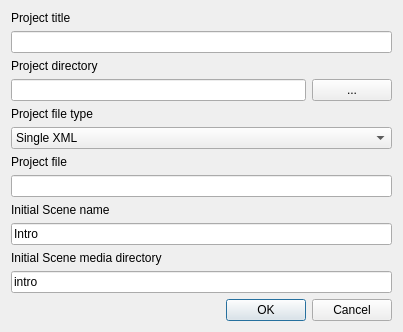
<?xml version="1.0" encoding="UTF-8"?>
<ui version="4.0">
 <class>GGCreateProjectDialog</class>
 <widget class="QDialog" name="GGCreateProjectDialog">
  <property name="geometry">
   <rect>
    <x>0</x>
    <y>0</y>
    <width>403</width>
    <height>322</height>
   </rect>
  </property>
  <property name="windowTitle">
   <string>Create new project</string>
  </property>
  <layout class="QVBoxLayout" name="verticalLayout">
   <item>
    <widget class="QLabel" name="label">
     <property name="text">
      <string>Project title</string>
     </property>
    </widget>
   </item>
   <item>
    <widget class="QLineEdit" name="txtTitle"/>
   </item>
   <item>
    <widget class="QLabel" name="label_2">
     <property name="text">
      <string>Project directory</string>
     </property>
    </widget>
   </item>
   <item>
    <layout class="QHBoxLayout" name="horizontalLayout" stretch="1,0">
     <item>
      <widget class="QLineEdit" name="txtPath"/>
     </item>
     <item>
      <widget class="QPushButton" name="btnBrowse">
       <property name="sizePolicy">
        <sizepolicy hsizetype="Fixed" vsizetype="Fixed">
         <horstretch>0</horstretch>
         <verstretch>0</verstretch>
        </sizepolicy>
       </property>
       <property name="text">
        <string notr="true">...</string>
       </property>
      </widget>
     </item>
    </layout>
   </item>
   <item>
    <widget class="QLabel" name="label_5">
     <property name="text">
      <string>Project file type</string>
     </property>
    </widget>
   </item>
   <item>
    <widget class="QComboBox" name="cmbFileType">
     <item>
      <property name="text">
       <string>Single XML</string>
      </property>
     </item>
     <item>
      <property name="text">
       <string>Binary</string>
      </property>
     </item>
    </widget>
   </item>
   <item>
    <widget class="QLabel" name="label_6">
     <property name="text">
      <string>Project file</string>
     </property>
    </widget>
   </item>
   <item>
    <widget class="QLineEdit" name="txtProjectFile">
     <property name="readOnly">
      <bool>true</bool>
     </property>
    </widget>
   </item>
   <item>
    <widget class="QLabel" name="label_3">
     <property name="text">
      <string>Initial Scene name</string>
     </property>
    </widget>
   </item>
   <item>
    <widget class="QLineEdit" name="txtDefaultSceneName">
     <property name="text">
      <string>Intro</string>
     </property>
    </widget>
   </item>
   <item>
    <widget class="QLabel" name="label_4">
     <property name="text">
      <string>Initial Scene media directory</string>
     </property>
    </widget>
   </item>
   <item>
    <widget class="QLineEdit" name="txtDefaultSceneDir">
     <property name="text">
      <string>intro</string>
     </property>
    </widget>
   </item>
   <item>
    <spacer name="verticalSpacer">
     <property name="orientation">
      <enum>Qt::Vertical</enum>
     </property>
     <property name="sizeHint" stdset="0">
      <size>
       <width>20</width>
       <height>43</height>
      </size>
     </property>
    </spacer>
   </item>
   <item>
    <widget class="QDialogButtonBox" name="buttonBox">
     <property name="orientation">
      <enum>Qt::Horizontal</enum>
     </property>
     <property name="standardButtons">
      <set>QDialogButtonBox::Cancel|QDialogButtonBox::Ok</set>
     </property>
    </widget>
   </item>
  </layout>
 </widget>
 <tabstops>
  <tabstop>txtTitle</tabstop>
  <tabstop>txtPath</tabstop>
  <tabstop>btnBrowse</tabstop>
  <tabstop>cmbFileType</tabstop>
  <tabstop>txtProjectFile</tabstop>
  <tabstop>txtDefaultSceneName</tabstop>
  <tabstop>txtDefaultSceneDir</tabstop>
 </tabstops>
 <resources/>
 <connections>
  <connection>
   <sender>buttonBox</sender>
   <signal>accepted()</signal>
   <receiver>GGCreateProjectDialog</receiver>
   <slot>accept()</slot>
   <hints>
    <hint type="sourcelabel">
     <x>284</x>
     <y>312</y>
    </hint>
    <hint type="destinationlabel">
     <x>157</x>
     <y>231</y>
    </hint>
   </hints>
  </connection>
  <connection>
   <sender>buttonBox</sender>
   <signal>rejected()</signal>
   <receiver>GGCreateProjectDialog</receiver>
   <slot>reject()</slot>
   <hints>
    <hint type="sourcelabel">
     <x>352</x>
     <y>312</y>
    </hint>
    <hint type="destinationlabel">
     <x>286</x>
     <y>231</y>
    </hint>
   </hints>
  </connection>
  <connection>
   <sender>txtPath</sender>
   <signal>textEdited(QString)</signal>
   <receiver>GGCreateProjectDialog</receiver>
   <slot>checkOk()</slot>
   <hints>
    <hint type="sourcelabel">
     <x>254</x>
     <y>81</y>
    </hint>
    <hint type="destinationlabel">
     <x>367</x>
     <y>117</y>
    </hint>
   </hints>
  </connection>
  <connection>
   <sender>txtTitle</sender>
   <signal>textEdited(QString)</signal>
   <receiver>GGCreateProjectDialog</receiver>
   <slot>checkOk()</slot>
   <hints>
    <hint type="sourcelabel">
     <x>216</x>
     <y>33</y>
    </hint>
    <hint type="destinationlabel">
     <x>352</x>
     <y>52</y>
    </hint>
   </hints>
  </connection>
  <connection>
   <sender>txtDefaultSceneName</sender>
   <signal>textEdited(QString)</signal>
   <receiver>GGCreateProjectDialog</receiver>
   <slot>checkOk()</slot>
   <hints>
    <hint type="sourcelabel">
     <x>83</x>
     <y>232</y>
    </hint>
    <hint type="destinationlabel">
     <x>215</x>
     <y>146</y>
    </hint>
   </hints>
  </connection>
  <connection>
   <sender>txtDefaultSceneDir</sender>
   <signal>textEdited(QString)</signal>
   <receiver>GGCreateProjectDialog</receiver>
   <slot>checkOk()</slot>
   <hints>
    <hint type="sourcelabel">
     <x>135</x>
     <y>277</y>
    </hint>
    <hint type="destinationlabel">
     <x>93</x>
     <y>191</y>
    </hint>
   </hints>
  </connection>
  <connection>
   <sender>txtPath</sender>
   <signal>textChanged(QString)</signal>
   <receiver>GGCreateProjectDialog</receiver>
   <slot>updateFileName()</slot>
   <hints>
    <hint type="sourcelabel">
     <x>214</x>
     <y>82</y>
    </hint>
    <hint type="destinationlabel">
     <x>219</x>
     <y>100</y>
    </hint>
   </hints>
  </connection>
  <connection>
   <sender>txtPath</sender>
   <signal>editingFinished()</signal>
   <receiver>GGCreateProjectDialog</receiver>
   <slot>updateFileName()</slot>
   <hints>
    <hint type="sourcelabel">
     <x>58</x>
     <y>80</y>
    </hint>
    <hint type="destinationlabel">
     <x>20</x>
     <y>100</y>
    </hint>
   </hints>
  </connection>
  <connection>
   <sender>cmbFileType</sender>
   <signal>currentIndexChanged(int)</signal>
   <receiver>GGCreateProjectDialog</receiver>
   <slot>updateFileName()</slot>
   <hints>
    <hint type="sourcelabel">
     <x>31</x>
     <y>133</y>
    </hint>
    <hint type="destinationlabel">
     <x>7</x>
     <y>146</y>
    </hint>
   </hints>
  </connection>
  <connection>
   <sender>txtTitle</sender>
   <signal>textChanged(QString)</signal>
   <receiver>GGCreateProjectDialog</receiver>
   <slot>updateFileName()</slot>
   <hints>
    <hint type="sourcelabel">
     <x>164</x>
     <y>38</y>
    </hint>
    <hint type="destinationlabel">
     <x>170</x>
     <y>52</y>
    </hint>
   </hints>
  </connection>
 </connections>
 <slots>
  <slot>checkOk()</slot>
  <slot>updateFileName()</slot>
 </slots>
</ui>
